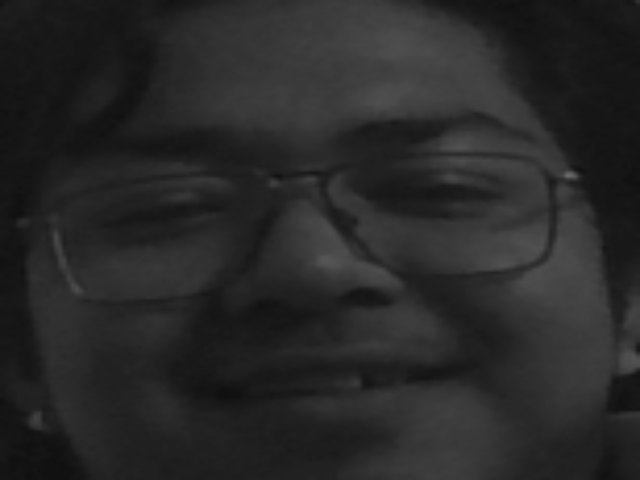
#> input picture faceDetect/dataset/Vasu/1.png, 640 x 480 px, found by its file name
$ python face_detect.py
#> lines starting #> are read from the running program, lines starting #| are printed output that depends on the picture; after the words box and inside, x2 and y2 are one past the last pixel; in counts of white or black regions, pixels touching at a corner belong together
import cv2
import os
import numpy as np

haar_file = 'haarcascade_frontalface_default.xml'
datasets = "C:/Users/Admin/PycharmProjects/faceDetect/dataset/"
(images, labels, names, id) = ([], [], {}, 0)
for (subdirs, dirs, files) in os.walk(datasets):
    for subdir in dirs:
        names[id] = subdir
        subjectpath = os.path.join(datasets, subdir)
        for filename in os.listdir(subjectpath):
            path = os.path.join(subjectpath, filename)
            label = id
            images.append(cv2.imread(path, 0))
            labels.append(int(label))
        id = id + 1
#> id = 1

(images, labels) = [np.array(lists) for lists in [images, labels]]
model = cv2.face.LBPHFaceRecognizer_create()
model.train(images,labels)

face_cascade = cv2.CascadeClassifier(haar_file)
cap = cv2.VideoCapture(0)

while True:
    ret, frame = cap.read()
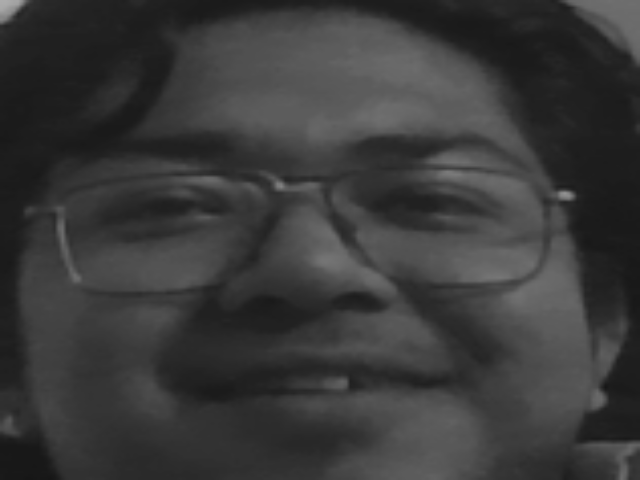
#> input picture faceDetect/dataset/Vasu/12.png, 640 x 480 px, given in place of the camera
#> frame is the input picture: shape (480, 640, 3); min 22, max 172, mean 57.8
    if ret == True:
        img_gray = cv2.cvtColor(frame, cv2.COLOR_BGR2GRAY)
        faces = face_cascade.detectMultiScale(img_gray, 1.3, 4)
        # detectMultiscale(source_image,scale,min_neighbours)
        for (x, y, w, h) in faces:
            cv2.rectangle(frame, (x, y), (x + w, y + h), (0, 255, 0), 2)
            face = img_gray[y:y + h, x:x + h]
            face_resize = cv2.resize(face, (640, 480))
            prediction = model.predict(face_resize)
            if prediction[1] < 74:
                cv2.putText(frame, '%s' % (names[prediction[0]].strip()), (x + 5, (y + 25 + h)),
                            cv2.FONT_HERSHEY_PLAIN, 1.5, (20, 185, 20), 2)
            else:
                cv2.putText(frame, "Unknown", (x + 5, (y + 25 + h)), cv2.FONT_HERSHEY_PLAIN,
                            1.5, (65, 65, 255), 2)
#> this loop made 1 pass
#> pass 1, `face = img_gray[y:y + h, x:x + h]`:
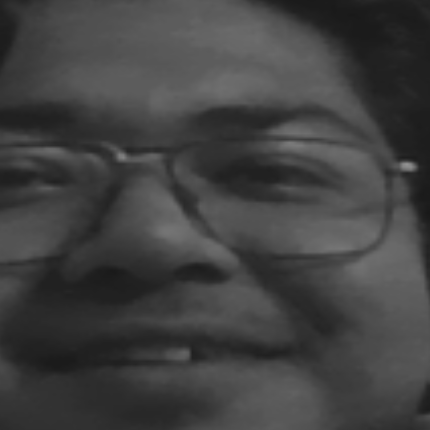
#> face: shape (430, 430); min 25, max 146, mean 65
#> pass 1, `face_resize = cv2.resize(face, (640, 480))`:
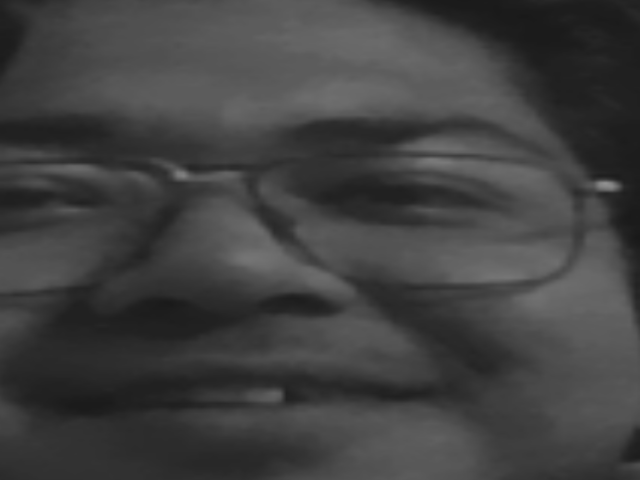
#> face_resize: shape (480, 640); min 25, max 145, mean 64.9
#> after the loop:
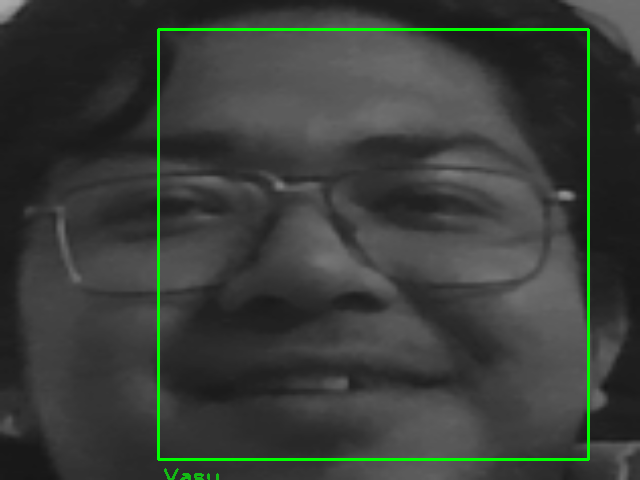
#> frame: shape (480, 640, 3); 1.75% of pixels changed, all inside (x1, y1, x2, y2) = (157, 28, 590, 480)

        cv2.imshow("Face Recognition", frame)
        if cv2.waitKey(1) == ord("q"):
#> (key q is pressed here)
            break
cap.release()
cv2.destroyAllWindows()
